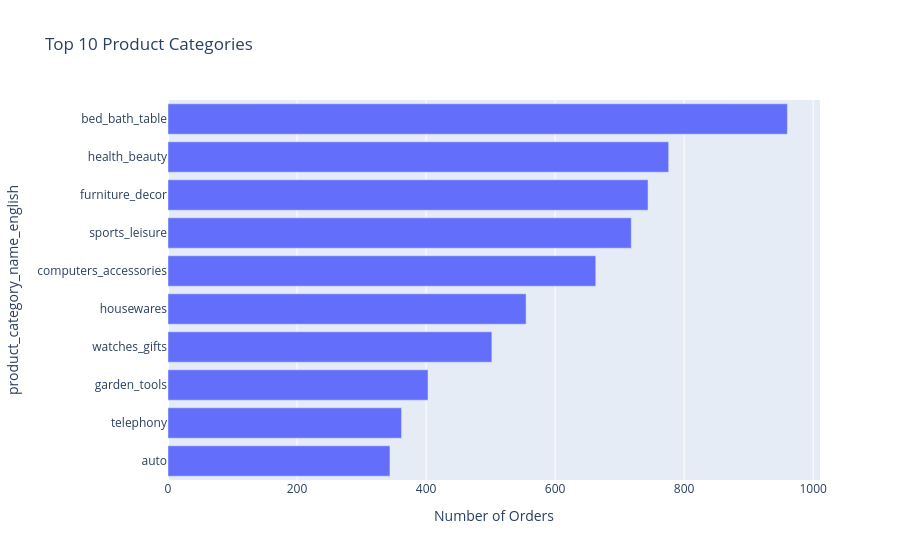

Source (notebook cell):
### Code cell
# Prepare the data
top_categories = master_df['product_category_name_english'].value_counts().head(10)
top_categories = top_categories.sort_values(ascending=True)  # Sort for horizontal bar chart

# Create the bar chart
fig = px.bar(
    top_categories,
    x=top_categories.values,
    y=top_categories.index,
    orientation='h',
    labels={'x': 'Number of Orders', 'y': 'Product Category'},
    title='Top 10 Product Categories'
)

# Show the figure
fig.show()

### Figure 1 — Plotly figure (JSON) as saved in the notebook; plotly's stock layout.template omitted (floating-point values rounded to 4 significant figures)
{"data": [{"alignmentgroup": "True", "hovertemplate": "Number of Orders=%{x}<br>product_category_name_english=%{y}<extra></extra>", "legendgroup": "", "marker": {"color": "#636efa", "pattern": {"shape": ""}}, "name": "", "offsetgroup": "", "orientation": "h", "showlegend": false, "textposition": "auto", "type": "bar", "x": [344, 362, 403, 502, 555, 663, 718, 744, 776, 960], "xaxis": "x", "y": ["auto", "telephony", "garden_tools", "watches_gifts", "housewares", "computers_accessories", "sports_leisure", "furniture_decor", "health_beauty", "bed_bath_table"], "yaxis": "y"}], "layout": {"barmode": "relative", "legend": {"tracegroupgap": 0}, "title": {"text": "Top 10 Product Categories"}, "xaxis": {"anchor": "y", "domain": [0, 1], "title": {"text": "Number of Orders"}}, "yaxis": {"anchor": "x", "domain": [0, 1], "title": {"text": "product_category_name_english"}}}}
